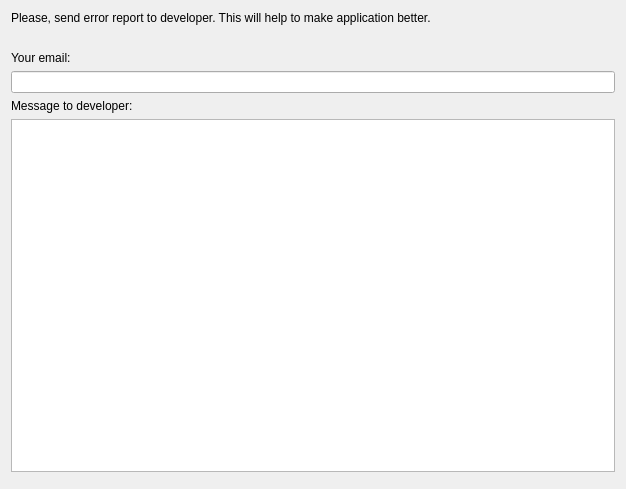
<?xml version="1.0" encoding="UTF-8"?>
<ui version="4.0">
 <class>CrashReportDialog</class>
 <widget class="QWidget" name="CrashReportDialog">
  <property name="geometry">
   <rect>
    <x>0</x>
    <y>0</y>
    <width>626</width>
    <height>489</height>
   </rect>
  </property>
  <property name="windowTitle">
   <string>Application error was detected</string>
  </property>
  <layout class="QVBoxLayout" name="verticalLayout">
   <item>
    <widget class="QLabel" name="label">
     <property name="text">
      <string>Please, send error report to developer. This will help to make application better.</string>
     </property>
    </widget>
   </item>
   <item>
    <spacer name="verticalSpacer">
     <property name="orientation">
      <enum>Qt::Vertical</enum>
     </property>
     <property name="sizeType">
      <enum>QSizePolicy::Fixed</enum>
     </property>
     <property name="sizeHint" stdset="0">
      <size>
       <width>20</width>
       <height>20</height>
      </size>
     </property>
    </spacer>
   </item>
   <item>
    <widget class="QLabel" name="label_2">
     <property name="text">
      <string>Your email:</string>
     </property>
    </widget>
   </item>
   <item>
    <widget class="QLineEdit" name="email"/>
   </item>
   <item>
    <widget class="QLabel" name="label_3">
     <property name="text">
      <string>Message to developer:</string>
     </property>
    </widget>
   </item>
   <item>
    <widget class="QPlainTextEdit" name="message"/>
   </item>
   <item>
    <widget class="QDialogButtonBox" name="buttons">
     <property name="standardButtons">
      <set>QDialogButtonBox::NoButton</set>
     </property>
    </widget>
   </item>
  </layout>
 </widget>
 <resources/>
 <connections/>
</ui>
